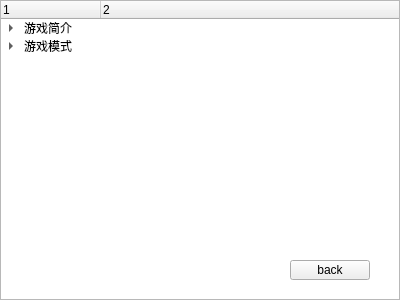
<?xml version="1.0" encoding="UTF-8"?>
<ui version="4.0">
 <class>Rules</class>
 <widget class="QWidget" name="Rules">
  <property name="geometry">
   <rect>
    <x>0</x>
    <y>0</y>
    <width>400</width>
    <height>300</height>
   </rect>
  </property>
  <property name="sizePolicy">
   <sizepolicy hsizetype="Fixed" vsizetype="Fixed">
    <horstretch>0</horstretch>
    <verstretch>0</verstretch>
   </sizepolicy>
  </property>
  <property name="windowTitle">
   <string>Form</string>
  </property>
  <widget class="QTreeWidget" name="treeWidget">
   <property name="geometry">
    <rect>
     <x>0</x>
     <y>0</y>
     <width>400</width>
     <height>300</height>
    </rect>
   </property>
   <column>
    <property name="text">
     <string>1</string>
    </property>
   </column>
   <column>
    <property name="text">
     <string>2</string>
    </property>
   </column>
   <item>
    <property name="text">
     <string>游戏简介</string>
    </property>
    <item>
     <property name="text">
      <string>内容</string>
     </property>
    </item>
   </item>
   <item>
    <property name="text">
     <string>游戏模式</string>
    </property>
    <item>
     <property name="text">
      <string>单人模式</string>
     </property>
    </item>
    <item>
     <property name="text">
      <string>无尽模式</string>
     </property>
     <property name="text">
      <string/>
     </property>
    </item>
    <item>
     <property name="text">
      <string>双人模式</string>
     </property>
    </item>
   </item>
   <item>
    <property name="text">
     <string/>
    </property>
   </item>
  </widget>
  <widget class="QPushButton" name="back">
   <property name="geometry">
    <rect>
     <x>290</x>
     <y>260</y>
     <width>80</width>
     <height>20</height>
    </rect>
   </property>
   <property name="text">
    <string>back</string>
   </property>
  </widget>
 </widget>
 <resources/>
 <connections/>
</ui>
